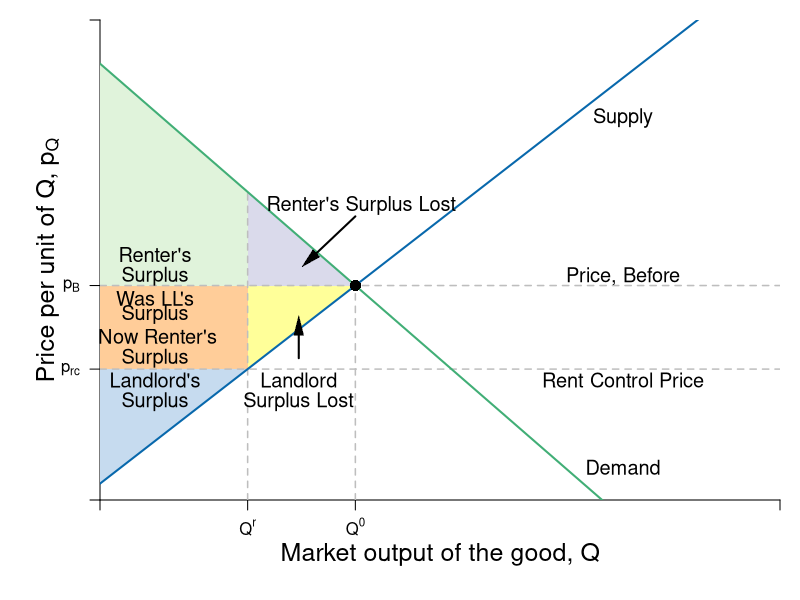

Write R code to recreate this figure.
require(shape)
pdf(file = "public_mechanism/landlord_rc.pdf", width = 9, height = 7)

#Set parameters for graphics
axislabelsize <- 1.5
labelsize <- 1.2
graphlinewidth <- 2
segmentlinewidth <- 1.5

COL <- c("#7fc97f", "#beaed4", "#fdc086", "#ffff99", "#386cb0", "#f0027f", "#bf5b17", "#666666")
COLA <- c("#e0f3db", "#99d8c9","#66c2a4","#41ae76", "#238b45", "#005824")
COLB <- c("#c6dbef", "#4eb3d3", "#2b8cbe", "#0868ac","#084081")
COLC <- c("#fcfbfd", "#efedf5", "#dadaeb", "#bcbddc", "#9e9ac8", "#807dba", "#6a51a3", "#54278f", "#3f007d")

par(mar =  c(5, 5, 1, 1))

Demand <- function(x, rmax = 20, xmax = 12, n = 8) {
  rmax - (rmax/(n*xmax))*x
}

mrsA <- function(x, rmax = 20, xmax = 10) {
  rmax - (rmax/xmax)*x
}

#uA <- function(x, y, rmax, rmax = 20, xmax = 10) {
#  y + rmax*x - (1/2)(rmax/xmax)*x^2
#}


Supply <- function(x, c1 = 0.75, c2 = 0.0465){
  c1 + 4*c2*x
}

xlims <- c(0, 130)
ylims <- c(0, 22)

npts <- 501 
x <- seq(xlims[1], xlims[2], length.out = npts)
y <- seq(ylims[1], ylims[2], length.out = npts) 
a <- c(46.08, 55, 64)
b <- c(46.08, 55, 64)

plot(0, 0, xlim = xlims, ylim = ylims, type = "n",
     xlab = expression(paste("")),
     ylab = expression(paste("")), 
     xaxt = "n", 
     yaxt = "n", 
     cex.lab = axislabelsize, 
     bty = "n",
     xaxs="i", 
     yaxs="i")

# ticksy <- seq(from = 0, to = ylims[2], by = 2)
# ylabels <- seq(from = 0, to = ylims[2], by = 2)
# ticksx <- seq(from = 0, to = xlims[2], by = 2)
# xlabels <- seq(from = 0, to = xlims[2], by = 2)
ticksy <- c(0, 6, 9.83, ylims[2])
ylabels <- c(NA, expression(paste(p[rc])), expression(paste(p[B])), NA)
ticksx <- c(0, 28.226, 48.817, xlims[2])
xlabels <- c(NA, expression(paste(Q^r)), expression(paste(Q^0)), NA)

axis(1, at = ticksx, pos = 0, labels = xlabels)
axis(2, at = ticksy, pos = 0, labels = ylabels, las = 1)

npts <- 500 
xx1 <- seq(xlims[1], xlims[2], length.out = npts)

#Draw the polygon for landlord surplus
xpoly1 <- c(0, 28.226, 0, 0)
ypoly1 <- c(0.75, 6, 6, 0.75)
polygon(x = xpoly1, y = ypoly1, col=COLB[1], density=NULL, border = NA)

#Draw the polygon for renter surplus
xpoly2 <- c(0, 0, 28.226, 28.226)
ypoly2 <- c(9.83, 20, 14.1196, 9.83)
polygon(x = xpoly2, y = ypoly2, col=COLA[1], density=NULL, border = NA)

#Draw the polygon for renter loss
xpoly3 <- c(28.226, 28.226, 48.817)
ypoly3 <- c( 9.83, 14.1196, 9.83)
polygon(x = xpoly3, y = ypoly3, col=COLC[3], density=NULL, border = NA)

#Draw the polygon for LL loss
xpoly4 <- c(28.226, 28.226, 48.817)
ypoly4 <- c(6, 9.83, 9.83)
polygon(x = xpoly4, y = ypoly4, col=COL[4], density=NULL, border = NA)

# Draw now renters surplus
xpoly5 <- c(0, 0, 28.226, 28.226)
ypoly5 <- c(9.83, 6, 6, 9.83)
polygon(x = xpoly5, y = ypoly5, col= "#ffcd99", density=NULL, border = NA)


#Segments
segments(0, 9.83, xlims[2], 9.83, lty = 2, "gray" , lwd = segmentlinewidth)
segments(48.817, 0, 48.817, 9.83, lty = 2, col = "gray" , lwd = segmentlinewidth)

segments(0, 6, xlims[2], 6, lty = 2, "gray" , lwd = segmentlinewidth)
segments(28.226, 0, 28.226, 14.1196, lty = 2, "gray" , lwd = segmentlinewidth)


#Lines for mrs graph
lines(xx1, Demand(xx1), col = COLA[4], lwd = graphlinewidth)
lines(xx1, Supply(xx1), col = COLB[4], lwd = graphlinewidth)

# Points
points(48.817, 9.83, pch = 16, col = "black", cex = 1.5)

#Label axes
mtext(expression(paste("Market output of the good, ", Q)), side=1, line = 2.5, cex = axislabelsize)
text(-10, 0.5*ylims[2], expression(paste("Price per unit of Q, ", p[Q])), xpd = TRUE, cex = axislabelsize, srt = 90) 




# Arrows
Arrows(48.817, 13, 40, 11, col = "black", lty = 1, lwd = 2, arr.type = "triangle", arr.lwd = 0.5)
Arrows(38, 6.5, 38, 8, col = "black", lty = 1, lwd = 2, arr.type = "triangle", arr.lwd = 0.5)

# Labels
text(10.5, 5.5, expression(paste("Landlord's")), xpd = TRUE, cex = labelsize)
text(10.5, 4.5, expression(paste("Surplus")), xpd = TRUE, cex = labelsize)
text(10.5, 11.25, expression(paste("Renter's")), xpd = TRUE, cex = labelsize) 
text(10.5, 10.25, expression(paste("Surplus")), xpd = TRUE, cex = labelsize)
text(50, 13.5, expression(paste("Renter's Surplus Lost")), xpd = TRUE, cex = labelsize) 
text(38, 5.5, expression(paste("Landlord")), xpd = TRUE, cex = labelsize) 
text(38, 4.5, expression(paste("Surplus Lost")), xpd = TRUE, cex = labelsize) 

text(10.5, 9.25, expression(paste("Was LL's")), xpd = TRUE, cex = labelsize) 
text(10.5, 8.5, expression(paste("Surplus")), xpd = TRUE, cex = labelsize)
text(11, 7.5, expression(paste("Now Renter's")), xpd = TRUE, cex = labelsize) 
text(10.5, 6.5, expression(paste("Surplus")), xpd = TRUE, cex = labelsize)

text(100, 10.25, expression("Price, Before"), cex = labelsize)
text(100, 5.5, expression(paste("Rent Control Price")), cex = labelsize)

text(100, 1.5, expression("Demand"), cex = labelsize)
text(100, 17.5, expression("Supply"), cex = labelsize)

dev.off()
